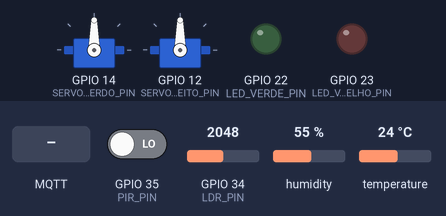
Simulated run of this sketch. Board: ESP32. Parts: 2 × servo, output pins drawn as LEDs (lit = HIGH). The inputs (shaded band) are chosen by the test bench; at power-on: GPIO 35 (PIR_PIN) LOW, humidity 55 %, GPIO 34 (LDR_PIN) = 2048, temperature 24 °C. WiFi joins after 1.5 s; servers stay silent unless stated; uploads are accepted with an empty reply; no MQTT or app messages arrive unless stated; web services answer with replies made up by the test bench; what the sketch prints to the serial monitor is not drawn.

Above: at 2.7 s.
2.8 s: MQTT message "FRENTE" arrives on the first subscribed topic
At 3.5 s:
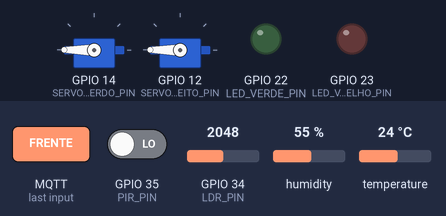
6.5 s: GPIO 35 (PIR_PIN) driven HIGH
At 11.2 s:
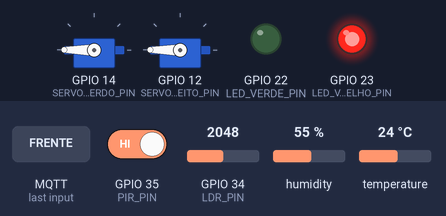
11.5 s: MQTT message "TRAS" arrives on the first subscribed topic
At 12.5 s:
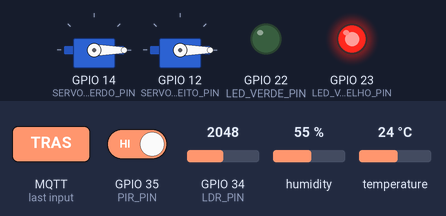
13.0 s: humidity set to 42 %
16.2 s: humidity set to 38 %
At 20.5 s:
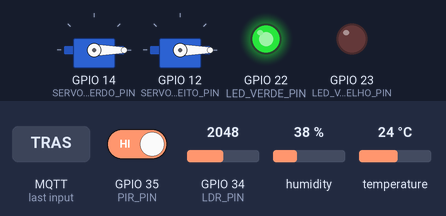
21.5 s: MQTT message "ESQUERDA" arrives on the first subscribed topic
At 22.5 s:
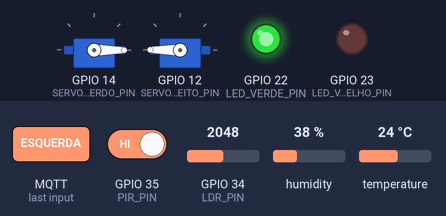
Timing chart, 0 to 24.0 s (numbered marks = the images above; inputs shaded):
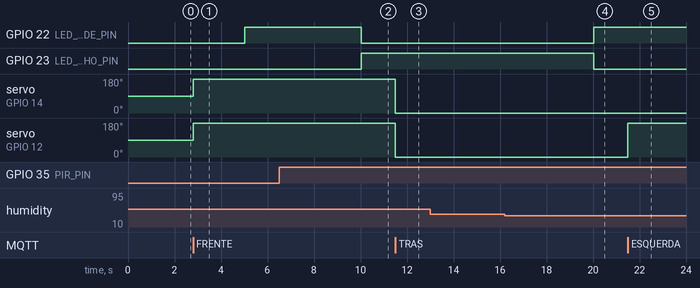

Measured:
- the behaviour switches between 40 and 39 % on humidity (found by bisection; images 3 and 4)
- after the input at 2.8 s, GPIO 22 (LED_VERDE_PIN): LOW → HIGH after 2.2 s; GPIO 23 (LED_VERMELHO_PIN): stays LOW (without the input it goes to HIGH after 2.2 s); servo on GPIO 14 (SERVO_ESQUERDO_PIN), servo on GPIO 12 (SERVO_DIREITO_PIN): 90° → 180° at once
- after the input at 6.5 s, GPIO 22 (LED_VERDE_PIN): HIGH → LOW after 3.5 s; GPIO 23 (LED_VERMELHO_PIN): LOW → HIGH after 3.5 s
- after the input at 11.5 s, servo on GPIO 14 (SERVO_ESQUERDO_PIN), servo on GPIO 12 (SERVO_DIREITO_PIN): 180° → 0° at once
- after the input at 13.0 s, every drawn part: stays the same
- after the input at 16.2 s, GPIO 22 (LED_VERDE_PIN): LOW → HIGH after 3.8 s; GPIO 23 (LED_VERMELHO_PIN): HIGH → LOW after 3.8 s
- after the input at 21.5 s, servo on GPIO 12 (SERVO_DIREITO_PIN): 0° → 180° at once

The sketch:

robo_codespace_HTTPS.ino
```cpp
// =======================================================================
//   CÓDIGO PARA ESP32 - VERSÃO CODESPACE (HTTPS)
// =======================================================================
#include <WiFi.h>
#include <WiFiClientSecure.h>
#include <PubSubClient.h>
#include <DHT.h>
#include <ESP32Servo.h>
#include <HTTPClient.h>
#include <ArduinoJson.h>
#include <UrlEncode.h>

// --- Configurações do Usuário (MODIFIQUE AQUI) ---
const char* ssid = "SEU_WIFI_AQUI";      // <-- ALTERE
const char* password = "SUA_SENHA_AQUI"; // <-- ALTERE

String phoneNumber = "557181130658";
String apiKey = "5000007";

// --- Configurações MQTT ---
const char* mqtt_server = "broker.hivemq.com";
const char* mqtt_topic = "/robo/comandos";

// --- Configurações do Backend (URL PÚBLICA - LOCALTUNNEL) ---
const char* backend_url = "https://plain-clouds-move.loca.lt/leituras";

// --- Mapeamento de Pinos ---
const int DHT_PIN = 4;
const int LDR_PIN = 34;
const int PIR_PIN = 35;
const int LED_VERDE_PIN = 22;
const int LED_VERMELHO_PIN = 23;
const int SERVO_ESQUERDO_PIN = 14;
const int SERVO_DIREITO_PIN = 12;

// --- Configurações Gerais ---
#define DHT_TYPE DHT11
const int LDR_LUZ_LIMITE = 2000;
const int SERVO_PARADO = 90;
const int SERVO_FRENTE_MAX = 180;
const int SERVO_TRAS_MAX = 0;

// --- Objetos e Variáveis Globais ---
DHT dht(DHT_PIN, DHT_TYPE);
Servo servoEsquerdo;
Servo servoDireito;

WiFiClient espClient;
PubSubClient client(espClient);

float temperatura = 0.0, umidade = 0.0;
int luz = 0;
bool presenca = false;
int probabilidadeVida = 0;
String estadoRobo = "Desligado";

unsigned long tempoAnterior = 0;
const long intervalo = 5000; // 5 segundos (mais espaçado para HTTPS)

// =======================================================================
//              FUNÇÃO DE CALLBACK (MQTT)
// =======================================================================
void callback(char* topic, byte* payload, unsigned int length) {
  Serial.print("Mensagem MQTT [");
  Serial.print(topic);
  Serial.print("]: ");

  String comando = "";
  for (int i = 0; i < length; i++) {
    comando += (char)payload[i];
  }
  Serial.println(comando);

  if (comando == "FRENTE") moverFrente();
  else if (comando == "TRAS") moverTras();
  else if (comando == "ESQUERDA") moverEsquerda();
  else if (comando == "DIREITA") moverDireita();
  else if (comando == "DESLIGAR") desligarRobo();
}

// =======================================================================
//                            SETUP
// =======================================================================
void setup() {
  Serial.begin(115200);
  Serial.println("\n🤖 Robô Explorador - Versão Codespace HTTPS");

  pinMode(LDR_PIN, INPUT);
  pinMode(PIR_PIN, INPUT);
  pinMode(LED_VERDE_PIN, OUTPUT);
  pinMode(LED_VERMELHO_PIN, OUTPUT);

  servoEsquerdo.attach(SERVO_ESQUERDO_PIN);
  servoDireito.attach(SERVO_DIREITO_PIN);
  pararMotores();

  dht.begin();
  conectarWiFi();

  client.setServer(mqtt_server, 1883);
  client.setCallback(callback);

  Serial.println("✅ Sistema pronto!");
  Serial.print("📡 Backend: ");
  Serial.println(backend_url);
}

// =======================================================================
//                            LOOP
// =======================================================================
void loop() {
  if (!client.connected()) {
    reconectarMQTT();
  }
  client.loop();

  unsigned long tempoAtual = millis();
  if (tempoAtual - tempoAnterior >= intervalo) {
    tempoAnterior = tempoAtual;
    lerSensores();
    calcularProbabilidade();
    tomarDecisao();
    imprimirStatus();
    enviarDadosBackend();
  }
}

// =======================================================================
//              FUNÇÕES DE CONTROLE DO MOTOR
// =======================================================================
void moverFrente() {
  Serial.println("→ Frente");
  estadoRobo = "Ligado";
  servoEsquerdo.write(SERVO_FRENTE_MAX);
  servoDireito.write(SERVO_FRENTE_MAX);
}

void moverTras() {
  Serial.println("← Trás");
  estadoRobo = "Ligado";
  servoEsquerdo.write(SERVO_TRAS_MAX);
  servoDireito.write(SERVO_TRAS_MAX);
}

void moverEsquerda() {
  Serial.println("↰ Esquerda");
  estadoRobo = "Ligado";
  servoEsquerdo.write(SERVO_TRAS_MAX);
  servoDireito.write(SERVO_FRENTE_MAX);
}

void moverDireita() {
  Serial.println("↱ Direita");
  estadoRobo = "Ligado";
  servoEsquerdo.write(SERVO_FRENTE_MAX);
  servoDireito.write(SERVO_TRAS_MAX);
}

void desligarRobo() {
  Serial.println("⏸ Desligar");
  estadoRobo = "Desligado";
  pararMotores();
}

void pararMotores() {
  servoEsquerdo.write(SERVO_PARADO);
  servoDireito.write(SERVO_PARADO);
}

// =======================================================================
//                       FUNÇÕES AUXILIARES
// =======================================================================
void conectarWiFi() {
  Serial.print("📶 Conectando a ");
  Serial.println(ssid);
  WiFi.begin(ssid, password);

  int tentativas = 0;
  while (WiFi.status() != WL_CONNECTED && tentativas < 20) {
    delay(500);
    Serial.print(".");
    tentativas++;
  }

  if (WiFi.status() == WL_CONNECTED) {
    Serial.println("\n✅ WiFi conectado!");
    Serial.print("📍 IP: ");
    Serial.println(WiFi.localIP());
  } else {
    Serial.println("\n❌ Falha ao conectar WiFi!");
  }
}

void reconectarMQTT() {
  while (!client.connected()) {
    Serial.print("📡 Conectando MQTT...");
    if (client.connect("RoboEspacial_01")) {
      Serial.println("OK");
      client.subscribe(mqtt_topic);
    } else {
      Serial.print("falhou (");
      Serial.print(client.state());
      Serial.println(") - tentando em 5s");
      delay(5000);
    }
  }
}

// =======================================================================
//                      LER SENSORES
// =======================================================================
void lerSensores() {
  temperatura = dht.readTemperature();
  umidade = dht.readHumidity();

  if (isnan(temperatura) || isnan(umidade)) {
    Serial.println("⚠️ Erro DHT11");
    temperatura = 0.0;
    umidade = 0.0;
  }

  luz = analogRead(LDR_PIN);
  presenca = (digitalRead(PIR_PIN) == HIGH);

  Serial.println("─── SENSORES ───");
  Serial.printf("🌡️  %.1f°C | 💧 %.1f%% | 💡 %d | %s\n",
    temperatura, umidade, luz, presenca ? "👤 Presença" : "🚫 Sem presença");
}

// =======================================================================
//                   CALCULAR PROBABILIDADE
// =======================================================================
void calcularProbabilidade() {
  probabilidadeVida = 0;

  if (temperatura >= 15 && temperatura <= 30) probabilidadeVida += 25;
  if (umidade >= 40 && umidade <= 70) probabilidadeVida += 25;
  if (luz >= LDR_LUZ_LIMITE) probabilidadeVida += 20;
  if (presenca) probabilidadeVida += 30;

  if (probabilidadeVida > 100) probabilidadeVida = 100;
  if (probabilidadeVida < 0) probabilidadeVida = 0;

  Serial.printf("🧬 Prob. Vida: %d%%\n", probabilidadeVida);
}

// =======================================================================
//                    TOMAR DECISÃO
// =======================================================================
void tomarDecisao() {
  if (probabilidadeVida > 75) {
    digitalWrite(LED_VERDE_PIN, LOW);
    digitalWrite(LED_VERMELHO_PIN, HIGH);
    estadoRobo = "Alerta";
    Serial.println("⚠️ ALERTA! Alta prob. de vida!");
    enviarAlertaWhatsApp();
  }
  else if (estadoRobo == "Desligado") {
    digitalWrite(LED_VERDE_PIN, LOW);
    digitalWrite(LED_VERMELHO_PIN, HIGH);
  }
  else {
    digitalWrite(LED_VERDE_PIN, HIGH);
    digitalWrite(LED_VERMELHO_PIN, LOW);
    estadoRobo = "Ligado";
    Serial.println("🟢 Exploração normal");
  }
}

// =======================================================================
//                      STATUS
// =======================================================================
void imprimirStatus() {
  Serial.println("════════════════");
  Serial.printf("Estado: %s\n", estadoRobo.c_str());
  Serial.println("════════════════\n");
}

// =======================================================================
//        ENVIAR DADOS PARA BACKEND (HTTPS)
// =======================================================================
void enviarDadosBackend() {
  if (WiFi.status() != WL_CONNECTED) {
    Serial.println("⚠️ WiFi offline");
    return;
  }

  // Criar JSON
  StaticJsonDocument<256> doc;
  doc["temperatura_c"] = temperatura;
  doc["umidade_pct"] = umidade;
  doc["luminosidade"] = luz;
  doc["presenca"] = presenca ? 1 : 0;
  doc["probabilidade_vida"] = (float)probabilidadeVida;

  String jsonString;
  serializeJson(doc, jsonString);

  // Cliente HTTPS
  WiFiClientSecure *client = new WiFiClientSecure;
  if(client) {
    client->setInsecure(); // Ignora verificação SSL (OK para testes)

    HTTPClient https;

    if (https.begin(*client, backend_url)) {
      https.addHeader("Content-Type", "application/json");
      https.setTimeout(10000); // 10 segundos para HTTPS

      Serial.println("📤 Enviando para Codespace...");
      int httpCode = https.POST(jsonString);

      if (httpCode > 0) {
        Serial.printf("✅ Resposta: %d\n", httpCode);

        if (httpCode == 201) {
          Serial.println("📊 Salvo no InfluxDB Cloud!");
        } else {
          String response = https.getString();
          Serial.println(response);
        }
      } else {
        Serial.printf("❌ Erro: %s\n", https.errorToString(httpCode).c_str());
      }

      https.end();
    } else {
      Serial.println("❌ Falha ao conectar HTTPS");
    }

    delete client;
  }

  Serial.println("📦 Dados: " + jsonString);
  Serial.println("─────────────────\n");
}

// =======================================================================
//               ALERTA WHATSAPP
// =======================================================================
void enviarAlertaWhatsApp() {
  if (WiFi.status() == WL_CONNECTED) {
    String mensagem = "🚨 ALERTA! Probabilidade: " + String(probabilidadeVida) + "%";
    String url = "https://api.callmebot.com/whatsapp.php?phone=" + phoneNumber +
                 "&apikey=" + apiKey +
                 "&text=" + urlEncode(mensagem);

    HTTPClient http;
    http.begin(url);
    int code = http.GET();

    if (code == 200) {
      Serial.println("📨 WhatsApp OK");
    } else {
      Serial.printf("❌ WhatsApp erro: %d\n", code);
    }
    http.end();
  }
}
```
